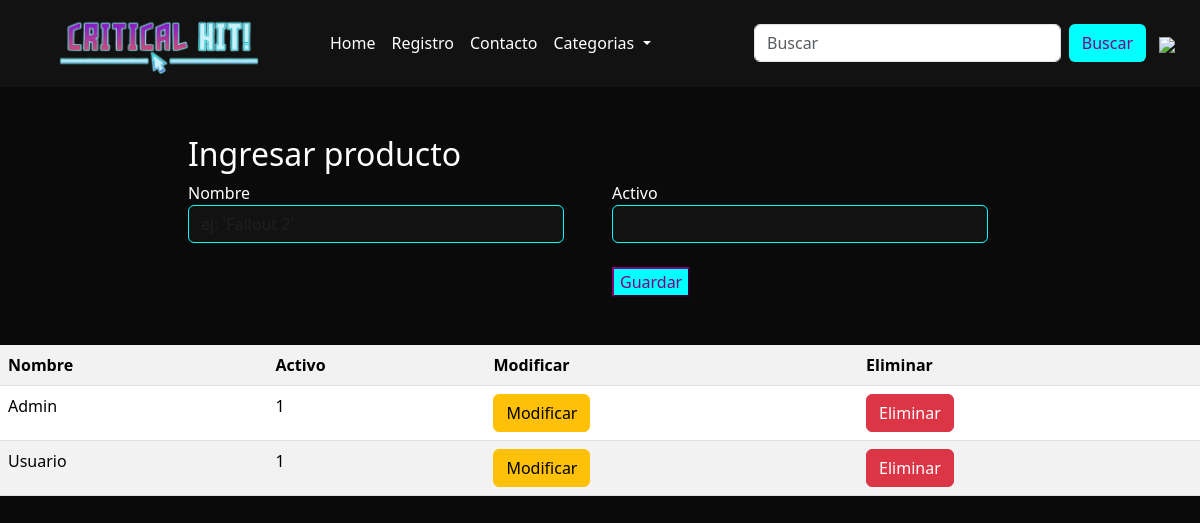
The page /pagina/adminUsuario on the database its author committed.
### pagina/models.py (models this page shows, shortened)
class TipoUsuario(models.Model):
    nombre = models.CharField(max_length=100)
    activo = models.IntegerField()

### pagina/views.py (the view, shortened to what this page needs)
# urls.py: path('adminUsuario', views.adminUsuario, name='adminUsuario'),
def adminUsuario(request):
    context = {}
    context['productos'] = TipoUsuario.objects.all()
    return render(request, 'adminUsuario.html', context)

### pagina/templates/adminUsuario.html (shortened to what this page needs)
{% extends "plantillaBase.html"  %}
{% block contenido %}
{% load static %}
<form class="form" method="post" enctype="multipart/form-data" action="{% url 'adminUsuario' %}" >
    <div class="container-fluid">
      <div class="row justify-content-center">
        <div class="col-10 col-md-4 mt-5">
            <div class="form-group mb-4">
               <h2>Ingresar producto</h2>
              <label for="exampleInputEmail1">
                Nombre
              </label>
              <input type="text" name="txtNombre" class="txtNombre form-control" value="{{item.nombre}}" placeholder="ej: 'Fallout 2'" style="color: white; background-color: #121212; border-color: cyan; "/>
            </div>
        </div>
        <div class="col-10 col-md-4 m-4 mb-5 mt-md-5 ">
            <div class="form-group mb-4">
              <h2><br></h2>
              <label for="exampleInputEmail1">
                Activo
              </label>
              <input name="txtStock" min="0" value="{{item.activo}}"  type="number"
                  class="txtStock form-control form-control" style="color: white; background-color: #121212; border-color: cyan;" />
              </div>
            <input type="button" name="btnEnviar" class="btnEnviar" value="Guardar" style="color: white; background-color: cyan; color: purple; border-color: purple;">
        </div>
      </div>
    </div>
  </form>
{% endblock %}
{% block listado %}
    <table class="table table-responsive table-striped">
        <tr>
            <th>Nombre</th>
            <th>Activo</th>
            <th>Modificar</th>
            <th>Eliminar</th>
        </tr>
    {% for item in productos %}
        <tr>
            <td>{{ item.nombre| capfirst }}</td>
            <td>{{ item.activo }}</td>
            <td><a href="{% url 'buscarTipoUsuario' pk=item.id %}" class="btn btn-warning">Modificar</a></td>
            <td><a href="{% url 'eliminarTipoUsuario' pk=item.id %}" class="btn btn-danger">Eliminar</a></td>
    {% endfor %}
    </table>
{% endblock %}

### pagina/templates/plantillaBase.html (style rules this page uses)
.body { background-color: #121212; }
* { color: white; }

### rows shown on the page
TipoUsuario: nombre "Admin", activo "1"
TipoUsuario: nombre "Usuario", activo "1"
